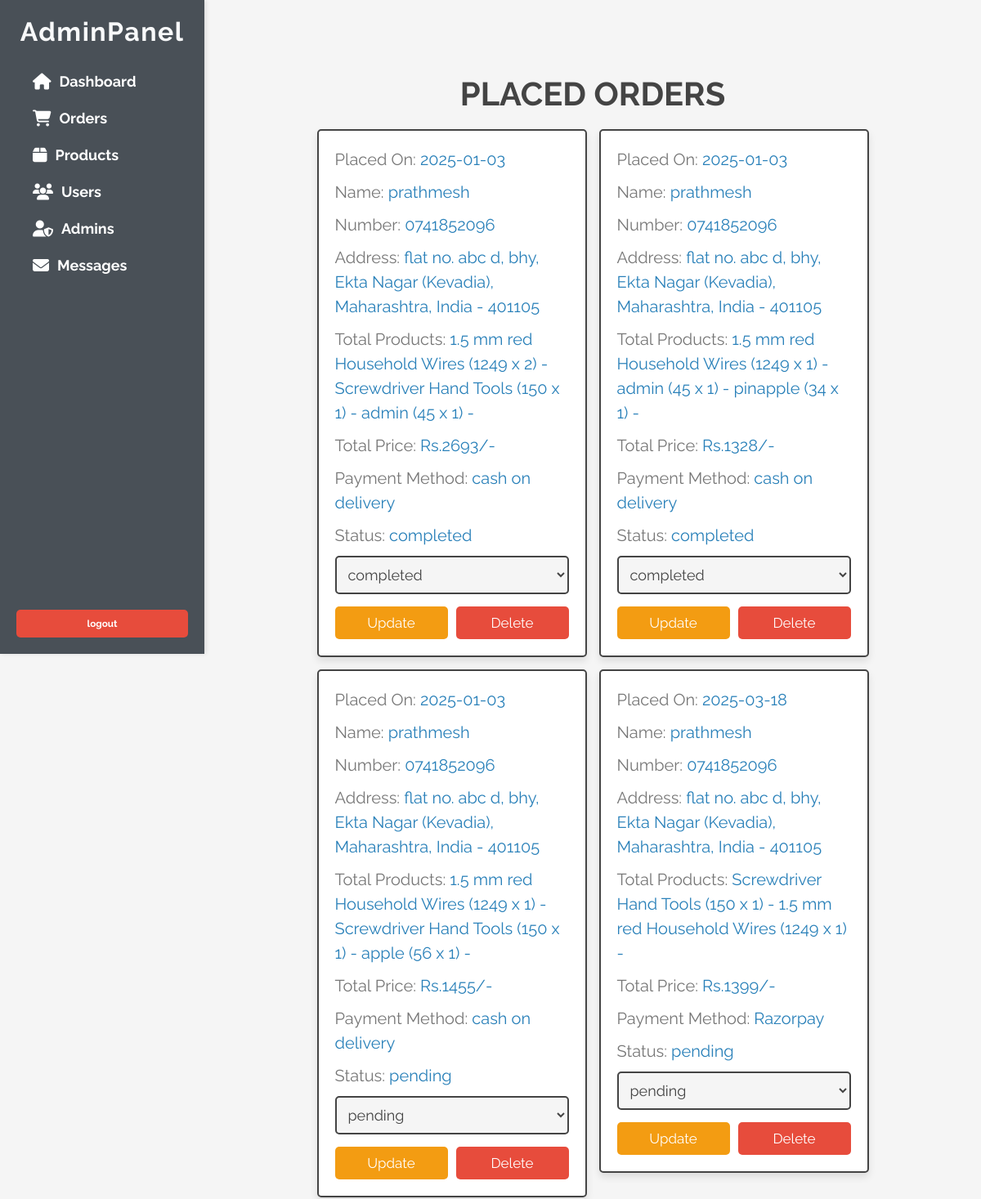
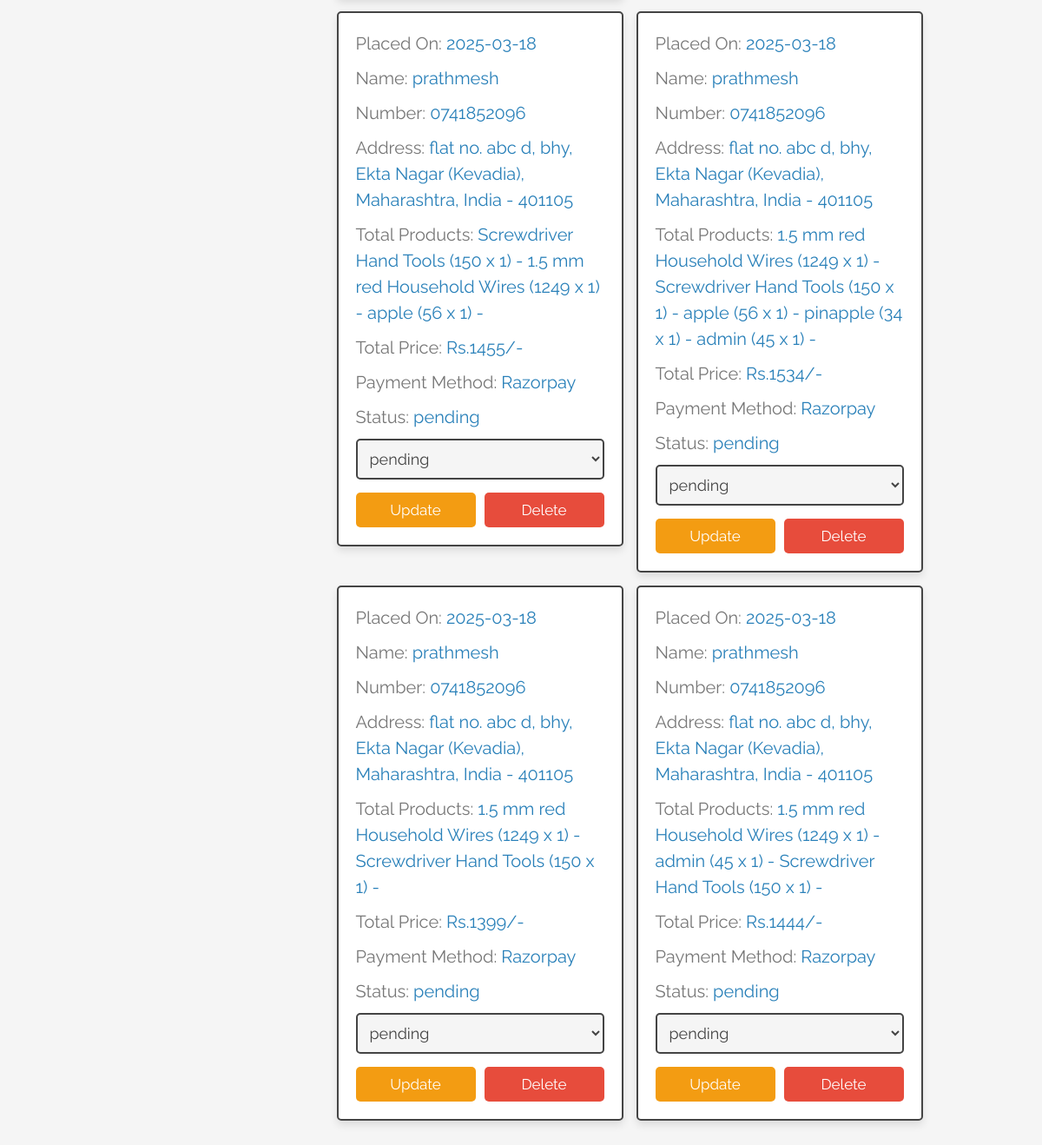
/admin/placed_orders.php (signed in), run on the app's committed database (2 pictures, top to bottom).
### tables this page shows
CREATE TABLE `orders` (
  `id` int(100) NOT NULL,
  `user_id` int(100) NOT NULL,
  `name` varchar(20) NOT NULL,
  `number` varchar(10) NOT NULL,
  `email` varchar(50) NOT NULL,
  `method` varchar(50) NOT NULL,
  `address` varchar(500) NOT NULL,
  `total_products` varchar(1000) NOT NULL,
  `total_price` int(100) NOT NULL,
  `placed_on` date NOT NULL DEFAULT current_timestamp(),
  `status` varchar(20) NOT NULL DEFAULT 'pending',
  `payment_status` varchar(20) NOT NULL DEFAULT 'pending',
  `payment_id` varchar(255) NOT NULL
);

### admin/placed_orders.php (the view, shortened to what this page needs)
<?php
include '../components/connect.php';
?>
<!DOCTYPE html>
<html lang="en">
<head>
   <link rel="stylesheet" href="https://cdnjs.cloudflare.com/ajax/libs/font-awesome/6.1.1/css/all.min.css">
   <link rel="stylesheet" href="../css/admin_style.css">
</head>
<body>
<?php include '../components/admin_header.php'; ?>
<div class="main-content">
<section class="orders">
<h1 class="heading">Placed Orders</h1>
<div class="box-container">
   <?php
      $select_orders = $conn->prepare("SELECT * FROM `orders`");
      $select_orders->execute();
      if($select_orders->rowCount() > 0){
         while($fetch_orders = $select_orders->fetch(PDO::FETCH_ASSOC)){
   ?>
   <div class="box">
      <p>Placed On: <span><?= $fetch_orders['placed_on']; ?></span></p>
      <p>Name: <span><?= $fetch_orders['name']; ?></span></p>
      <p>Number: <span><?= $fetch_orders['number']; ?></span></p>
      <p>Address: <span><?= $fetch_orders['address']; ?></span></p>
      <p>Total Products: <span><?= $fetch_orders['total_products']; ?></span></p>
      <p>Total Price: <span>Rs.<?= $fetch_orders['total_price']; ?>/-</span></p>
      <p>Payment Method: <span><?= $fetch_orders['method']; ?></span></p>
      <p>Status: <span><?= $fetch_orders['status']; ?></span></p>
      <form action="" method="post">
         <select name="status" class="select">
            <option selected disabled><?= $fetch_orders['status']; ?></option>
         </select>
         <div class="flex-btn">
            <input type="submit" value="Update" class="option-btn" name="update_status">
            <a href="placed_orders.php?delete=<?= $fetch_orders['id']; ?>" class="delete-btn" onclick="return confirm('Delete this order?');">Delete</a>
         </div>
      </form>
   </div>
   <?php
         }
      }else{
         echo '<p class="empty">No orders placed yet!</p>';
      }
   ?>
</div>
</section>
</div>
</body>
</html>

### css/admin_style.css (style rules this page uses)
:root { --main-color:#2980b9; --orange:#f39c12; --red:#e74c3c; --black:#444; --white:#fff; --light-color:#777; --light-bg:#f5f5f5; --border:.2rem solid var(--black); --box-shadow:0 .5rem 1rem rgba(0,0,0,.1); }
* { font-family: 'Raleway', sans-serif; margin:0; padding:0; box-sizing: border-box; outline: none; border:none; text-decoration: none; }
html { font-size: 62.5%; overflow-x: hidden; }
body { background-color: var(--light-bg); }
section { padding:2rem; max-width: 1200px; margin:0 auto; }
.heading { font-size: 4rem; color:var(--black); margin-bottom: 2rem; text-align: center; text-transform: uppercase; }
.btn, .delete-btn, .option-btn { display: block; width: 100%; margin-top: 1rem; border-radius: .5rem; padding:1rem 3rem; font-size: 1.7rem; text-transform: capitalize; color:var(--white); cursor: pointer; text-align: center; }
.option-btn { background-color: var(--orange); }
.delete-btn { background-color: var(--red); }
.flex-btn { display: flex; gap:1rem; }
.main-content { flex-grow: 1; padding: 20px; margin-left: 250px; overflow-y: auto; }
.orders .box-container { display: grid; grid-template-columns: repeat(auto-fit, 33rem); gap:1.5rem; align-items: flex-start; justify-content: center; }
.orders .box-container .box { padding:2rem; padding-top: 1rem; border-radius: .5rem; border:var(--border); background-color: var(--white); box-shadow: var(--box-shadow); }
.orders .box-container .box p { line-height: 1.5; font-size: 2rem; color:var(--light-color); margin:1rem 0; }
.orders .box-container .box p span { color:var(--main-color); }
.orders .box-container .select { margin-bottom: .5rem; width: 100%; background-color: var(--light-bg); padding:1rem; font-size: 1.8rem; color:var(--black); border-radius: .5rem; border:var(--border); }

### data on the page
orders: placed_on "2025-01-03", name "prathmesh", number "0741852096", address "flat no. abc d, bhy, Ekta Nagar (Kevadia), Maharashtra, India - 401105", total_products "1.5 mm red Household Wires (1249 x 2) - Screwdriver Hand Tools (150 x 1) - admin (45 x 1) -", total_price "2693", method "cash on delivery", status "completed"
orders: placed_on "2025-01-03", name "prathmesh", number "0741852096", address "flat no. abc d, bhy, Ekta Nagar (Kevadia), Maharashtra, India - 401105", total_products "1.5 mm red Household Wires (1249 x 1) - admin (45 x 1) - pinapple (34 x 1) -", total_price "1328", method "cash on delivery", status "completed"
orders: placed_on "2025-01-03", name "prathmesh", number "0741852096", address "flat no. abc d, bhy, Ekta Nagar (Kevadia), Maharashtra, India - 401105", total_products "1.5 mm red Household Wires (1249 x 1) - Screwdriver Hand Tools (150 x 1) - apple (56 x 1) -", total_price "1455", method "cash on delivery", status "pending"
orders: placed_on "2025-03-18", name "prathmesh", number "0741852096", address "flat no. abc d, bhy, Ekta Nagar (Kevadia), Maharashtra, India - 401105", total_products "Screwdriver Hand Tools (150 x 1) - 1.5 mm red Household Wires (1249 x 1) -", total_price "1399", method "Razorpay", status "pending"
orders: placed_on "2025-03-18", name "prathmesh", number "0741852096", address "flat no. abc d, bhy, Ekta Nagar (Kevadia), Maharashtra, India - 401105", total_products "Screwdriver Hand Tools (150 x 1) - 1.5 mm red Household Wires (1249 x 1) - apple (56 x 1) -", total_price "1455", method "Razorpay", status "pending"
orders: placed_on "2025-03-18", name "prathmesh", number "0741852096", address "flat no. abc d, bhy, Ekta Nagar (Kevadia), Maharashtra, India - 401105", total_products "1.5 mm red Household Wires (1249 x 1) - Screwdriver Hand Tools (150 x 1) - apple (56 x 1) - pinapple (34 x 1) - admin (45 x 1) -", total_price "1534", method "Razorpay", status "pending"
orders: placed_on "2025-03-18", name "prathmesh", number "0741852096", address "flat no. abc d, bhy, Ekta Nagar (Kevadia), Maharashtra, India - 401105", total_products "1.5 mm red Household Wires (1249 x 1) - Screwdriver Hand Tools (150 x 1) -", total_price "1399", method "Razorpay", status "pending"
orders: placed_on "2025-03-18", name "prathmesh", number "0741852096", address "flat no. abc d, bhy, Ekta Nagar (Kevadia), Maharashtra, India - 401105", total_products "1.5 mm red Household Wires (1249 x 1) - admin (45 x 1) - Screwdriver Hand Tools (150 x 1) -", total_price "1444", method "Razorpay", status "pending"
